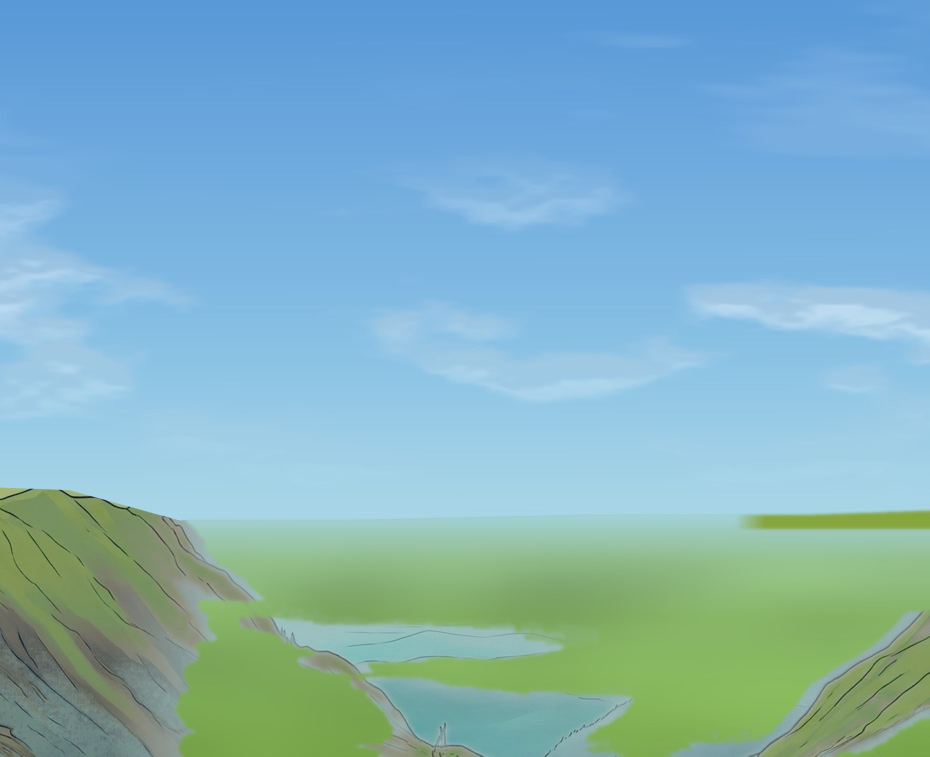
#> input picture assets/backdrops/transfagarasan-pano-000.jpg, 1860 x 1513 px (shown at 1/2 size)
$ python transfagarasan-ladder.py ../../assets/backdrops/transfagarasan-pano-060.jpg ../../assets/backdrops/transfagarasan-pano-000.jpg ../../assets/backdrops/transfagarasan-pano-000.jpg
#> lines starting #> are read from the running program, lines starting #| are printed output that depends on the picture; after the words box and inside, x2 and y2 are one past the last pixel; in counts of white or black regions, pixels touching at a corner belong together
#!/usr/bin/env python3
"""The hairpin ladder of the DN7C on the green wall under Netedu, the thing the road is famous for. Local, no network.
python3 -I tools/panoramas/transfagarasan-ladder.py green <carpazi.jpg> <carpazi-green.jpg>   before compose: the dry ochre of that painting to the summer green of the place
python3 -I tools/panoramas/transfagarasan-ladder.py paint <transfagarasan-pano-060.jpg>      after compose, on the tile in place: run it again each time the panorama is composed
python3 -I tools/panoramas/transfagarasan-ladder.py plain <transfagarasan-pano-000.jpg>       after compose, on the tiles 300, 000 and 060, before paint: the plain in the V

The road runs north east from the lake on that wall (tools/panoramas/transfagarasan-road.json), so the ladder stands at its true side of the compass, bearing 52 to 73, and every part of the lap heading that way sees it."""
import sys
import numpy as np, cv2

def read(p): return cv2.imdecode(np.fromfile(p, np.uint8), cv2.IMREAD_COLOR)
#> returned value is the input picture: shape (1513, 1860, 3); mean B, G, R 191.2, 178.6, 130
def write(p, im, q=88): cv2.imencode('.jpg', im, [cv2.IMWRITE_JPEG_QUALITY, q])[1].tofile(p); print(p, im.shape[1], im.shape[0])
def hexbgr(h): return tuple(int(h[i:i + 2], 16) for i in (5, 3, 1))

# the tile: bearing 29 at x 0, 30 px a degree; row 1031 is the horizon, linear in the tangent; over 18 deg the elevations are compressed, the ladder stays under
TILE0, PPD, HORIZON, PX_TAN = 29, 30, 1031.3, 1513 / 0.88
def X(b): return (b - TILE0) * PPD
def Y(el): return HORIZON - np.tan(np.radians(el)) * PX_TAN

# [35 lines left out: functions green, plain, not called in this run]

def rung_path():
    # rungs as (bearing, elevation) of both ends, top to bottom; they open up toward the foot, as a stack seen from below does
    els = [11.3, 9.7, 7.9, 6.0, 4.0, 1.8]
    left = [60.0, 57.6, 55.0, 53.0, 51.0, 49.0]
    right = [71.0, 71.6, 72.0, 72.0, 71.6, 71.0]
    pts = []
    n = len(els)
    for i in range(n):
        a, b = (left[i], right[i]) if i % 2 == 0 else (right[i], left[i])
        pts.append((a, els[i], b, els[i] - 0.45))
    return pts, els

def stroke(pts_px, w, col, im, off=0):
    p = np.round((pts_px + [0, off]) * 8).astype(np.int32).reshape(-1, 1, 2)
    cv2.polylines(im, [p], False, col, int(round(w)), cv2.LINE_AA, 3)

def paint(path):
    im = read(path).astype(np.float32); H, Wd = im.shape[:2]
    rungs, els = rung_path()
    # the road, one line: each rung a gentle sag, joined to the next by a hairpin that bulges past both ends
    road, width = [], []
    N = len(rungs)
    for i, (b0, e0, b1, e1) in enumerate(rungs):
        k = 1 + i / (N - 1) * 0.9  # thicker toward the foot
        t = np.linspace(0, 1, 60)
        xx = X(b0) + (X(b1) - X(b0)) * t
        yy = Y(e0) + (Y(e1) - Y(e0)) * t + 7 * k * np.sin(t * np.pi) * ((i % 2) * 2 - 1) * 0.6
        road += list(zip(xx, yy)); width += [k] * 60
        if i < N - 1:
            nb, ne = rungs[i + 1][0], rungs[i + 1][1]
            x0, y0, y1 = X(b1), Y(e1), Y(ne)
            r = (y1 - y0) / 2; cy = (y0 + y1) / 2; sd = 1 if b1 > b0 else -1
            x1 = X(nb)
            for a in np.linspace(-np.pi / 2, np.pi / 2, 26):
                f = (a + np.pi / 2) / np.pi
                road.append((x0 * (1 - f) + x1 * f + sd * r * 1.05 * np.cos(a), cy + r * np.sin(a)))
                width.append(k + 0.9 / (N - 1) * f)
    road = np.array(road, np.float32); width = np.array(width, np.float32)
    # the top of the road goes on up the wall toward the ridge and the tunnel; its foot runs out under the frame
    top = np.array([[X(63.5), Y(13.0)], [X(62.6), Y(12.4)], [X(61.2), Y(11.8)]], np.float32)
    bx0, by0 = road[-1]; d = np.sign(road[-1, 0] - road[-30, 0])
    foot = np.array([[bx0 + d * 40, by0 + 14], [bx0 + d * 110, by0 + 60], [bx0 + d * 180, by0 + 130]], np.float32)
    road = np.vstack([top, road, foot]); width = np.concatenate([[1, 1, 1], width, [width[-1]] * 3])

    # the wall: flat clean green under the stack, its streaks and pen lines melted away, edges soft
    x0, x1, y0, y1 = int(X(45)), int(X(75.5)), int(Y(14)), int(Y(-2.5))
    y0 = max(y0, 0); y1 = min(y1, H)
    d = np.full((H, Wd), 255, np.uint8)
    cv2.polylines(d, [np.round(road).astype(np.int32).reshape(-1, 1, 2)], False, 0, 3)
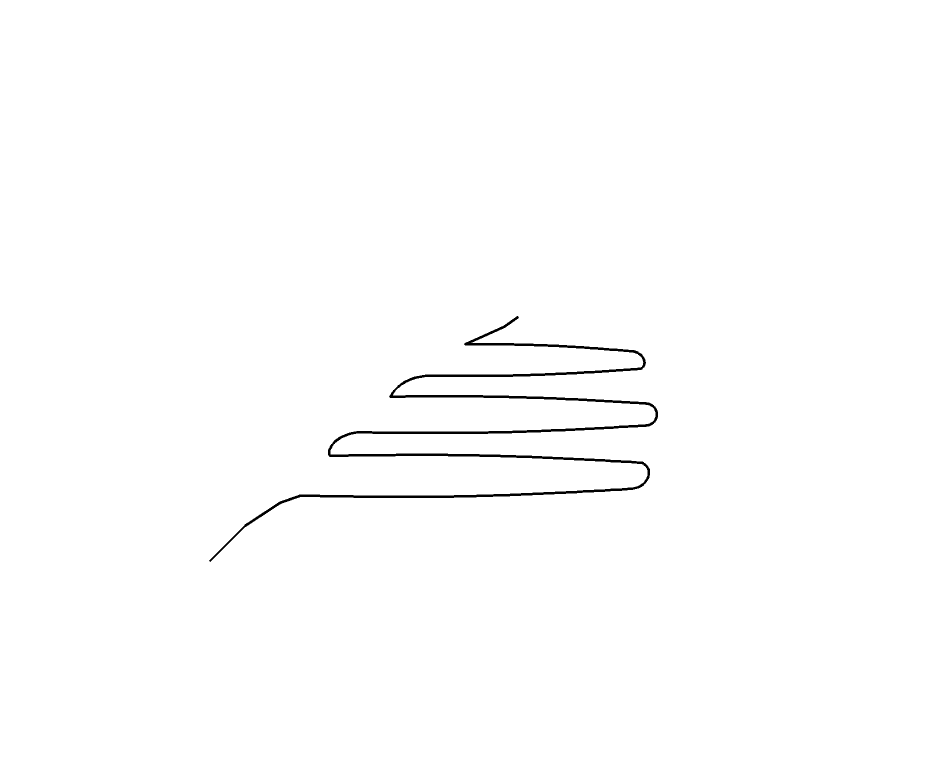
#> d: shape (1513, 1860) (shown at 1/2 size); 99.3% white; 1 black region, box (x1, y1, x2, y2) and area: (418, 632, 1316, 1124) 19020
    dist = cv2.distanceTransform(d, cv2.DIST_L2, 3)
    calm = np.clip((95 - dist) / 60, 0, 1)
    # never over the sky or the hero's rock: only what is already land and warm or green
    Lb = cv2.cvtColor(im.astype(np.uint8), cv2.COLOR_BGR2LAB).astype(np.float32)
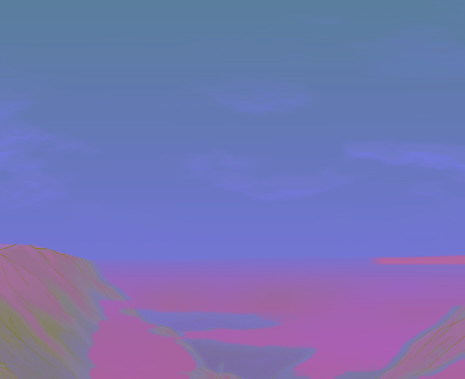
#> Lb: shape (1513, 1860, 3) float32 (shown at 1/4 size); mean B, G, R 177.9, 115.2, 116.6
    blue = Lb[..., 2] < 128 + 6
#> blue: shape (1513, 1860) bool; 76.1% white; 36 black regions (25 under 20 px), largest, box (x1, y1, x2, y2) and area: (0, 975, 1860, 1513) 656066, (1479, 1020, 1860, 1063) 13695, (0, 1466, 64, 1513) 1111
    land = cv2.GaussianBlur((~blue).astype(np.float32), (0, 0), 4)
    land = np.clip((land - 0.75) / 0.2, 0, 1)
    calm = cv2.GaussianBlur(calm, (0, 0), 14) * land
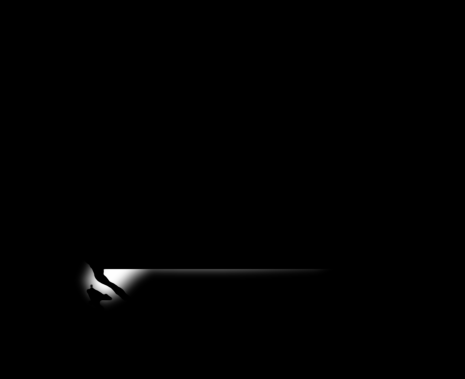
#> calm: shape (1513, 1860) float32 (shown at 1/4 size); min 0, max 0.999, mean 0.00489
    med = cv2.medianBlur(im.astype(np.uint8), 41).astype(np.float32)
    med = cv2.GaussianBlur(med, (0, 0), 16)
    grn = np.array(hexbgr('#86a53e'), np.float32)
    flat = med * 0.55 + grn * 0.45
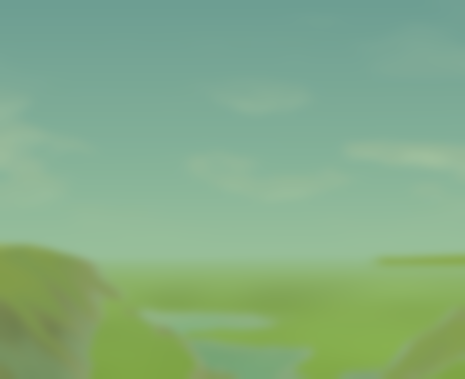
#> flat: shape (1513, 1860, 3) float32 (shown at 1/4 size); mean B, G, R 135.4, 172.4, 130.3
    im = im * (1 - calm[..., None]) + flat * calm[..., None]

    # the stack, in layers: soft shadow on the slope, the pale retaining wall, the road, a thin pen as in the painting
    def layer(col, wf, off, blur=0, alpha=1.0):
#> called with col = (34, 90, 62), off = 7, blur = 5, alpha = 0.5
        m = np.zeros((H, Wd), np.uint8)
        for i in range(0, len(road) - 1, 6):
            k = float(width[i]); stroke(road[i:i + 7], wf(k), 255, m, off * k)
        f = m.astype(np.float32) / 255
        if blur: f = cv2.GaussianBlur(f, (0, 0), blur)
        return im * (1 - f[..., None] * alpha) + np.array(col, np.float32) * f[..., None] * alpha
    im = layer(hexbgr('#3e5a22'), lambda k: 15 * k, 7, blur=5, alpha=0.5)
    im = layer(hexbgr('#8d8772'), lambda k: 12 * k, 4.5)
    im = layer(hexbgr('#2c2f2a'), lambda k: 12.5 * k, 0, alpha=0.65)
    im = layer(hexbgr('#f1ecdb'), lambda k: 10 * k, 0)
#> call 4 of layer, with col = (219, 236, 241), off = 0, blur = 0, alpha = 1
#> in layer (call 4), `return im * (1 - f[..., None] * alpha) + np.array(col, np.float32) * f..`:
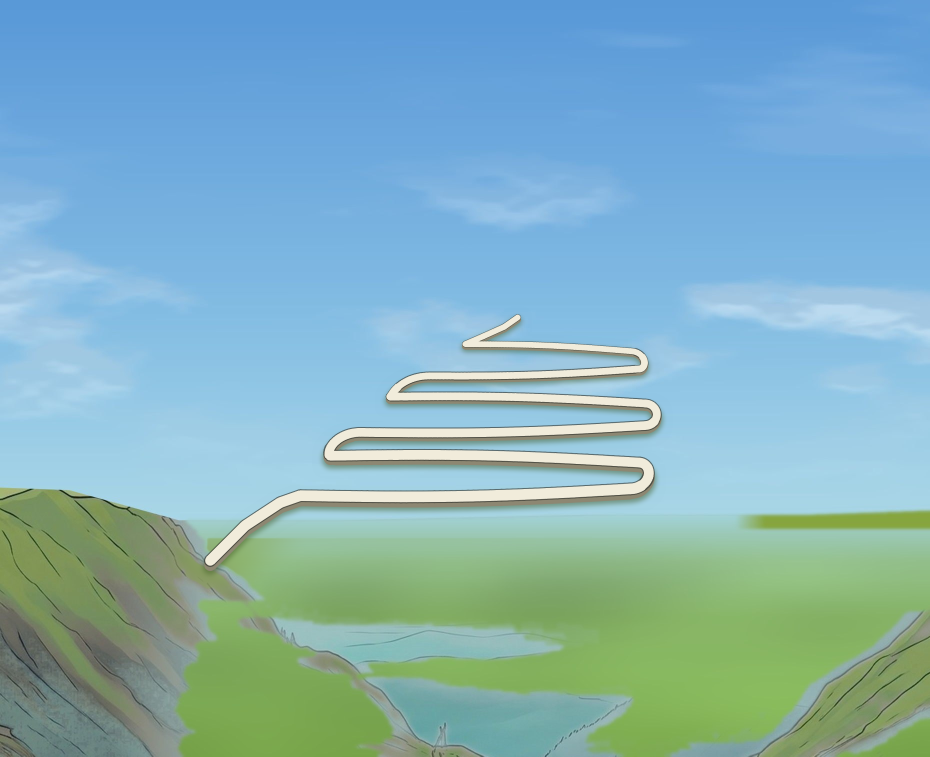
#> returned value: shape (1513, 1860, 3) float32 (shown at 1/2 size); mean of channels 0, 1, 2 187.6, 177, 130.6; drawn as B, G, R
    write(path, np.clip(im, 0, 255).astype(np.uint8))
#| ../../assets/backdrops/transfagarasan-pano-000.jpg 1860 1513

if sys.argv[1] == 'green': green(sys.argv[2], sys.argv[3])
elif sys.argv[1] == 'plain': plain(sys.argv[2])
else: paint(sys.argv[2])

$ run again, with assets/backdrops/transfagarasan-pano-120.jpg copied over assets/backdrops/transfagarasan-pano-000.jpg
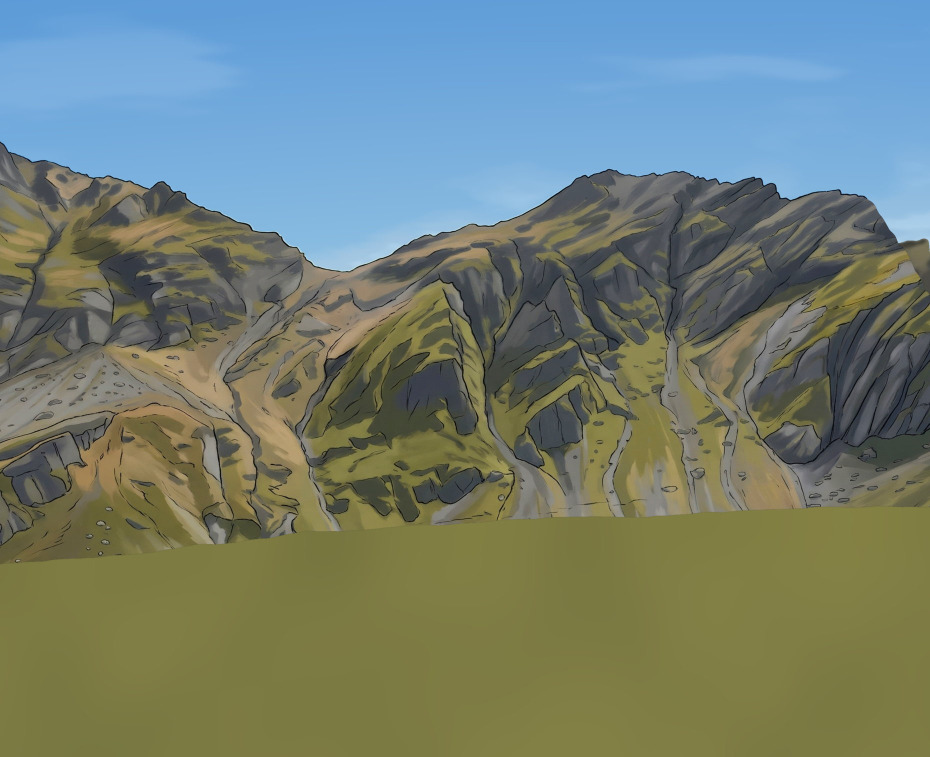
#> input picture assets/backdrops/transfagarasan-pano-120.jpg, 1860 x 1513 px (shown at 1/2 size)
#> in read, returned value is the input picture: shape (1513, 1860, 3); mean B, G, R 115.1, 127, 114.2
#> d: shape (1513, 1860); 99.3% white; 1 black region, box (x1, y1, x2, y2) and area: (418, 632, 1316, 1124) 19020
#> in paint, `blue = Lb[..., 2] < 128 + 6`:
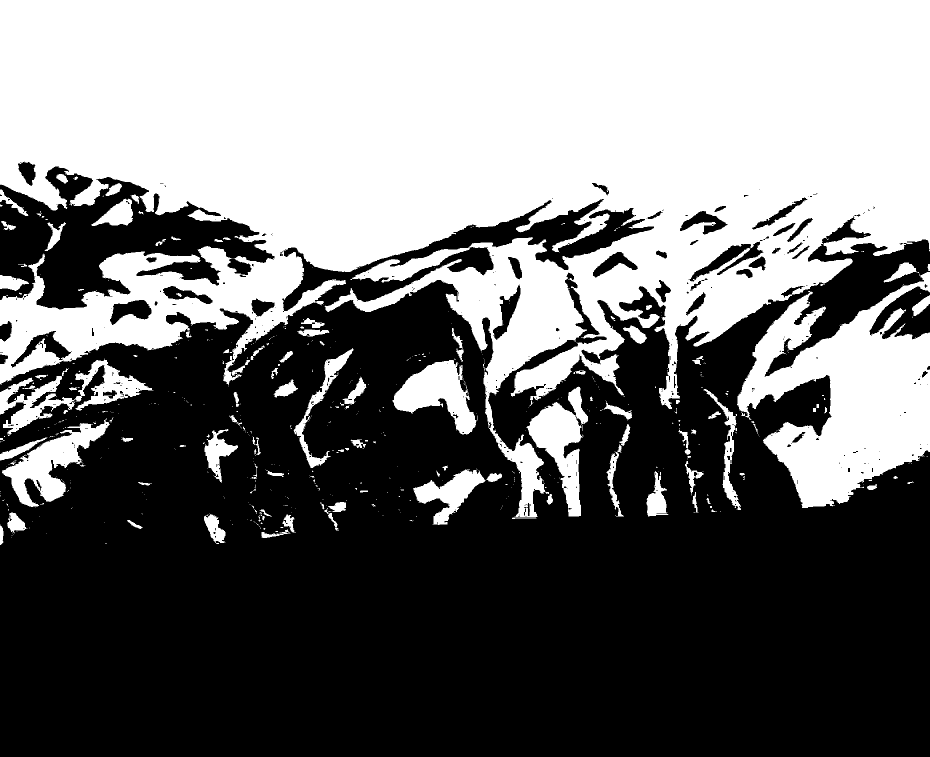
#> blue: shape (1513, 1860) bool (shown at 1/2 size); 44.7% white; 652 white regions (532 under 20 px), largest, box (x1, y1, x2, y2) and area: (0, 0, 1860, 1034) 1064358, (1474, 544, 1860, 1016) 96230, (1053, 773, 1176, 1033) 13109
#> in layer (call 4), `return im * (1 - f[..., None] * alpha) + np.array(col, np.float32) * f..`:
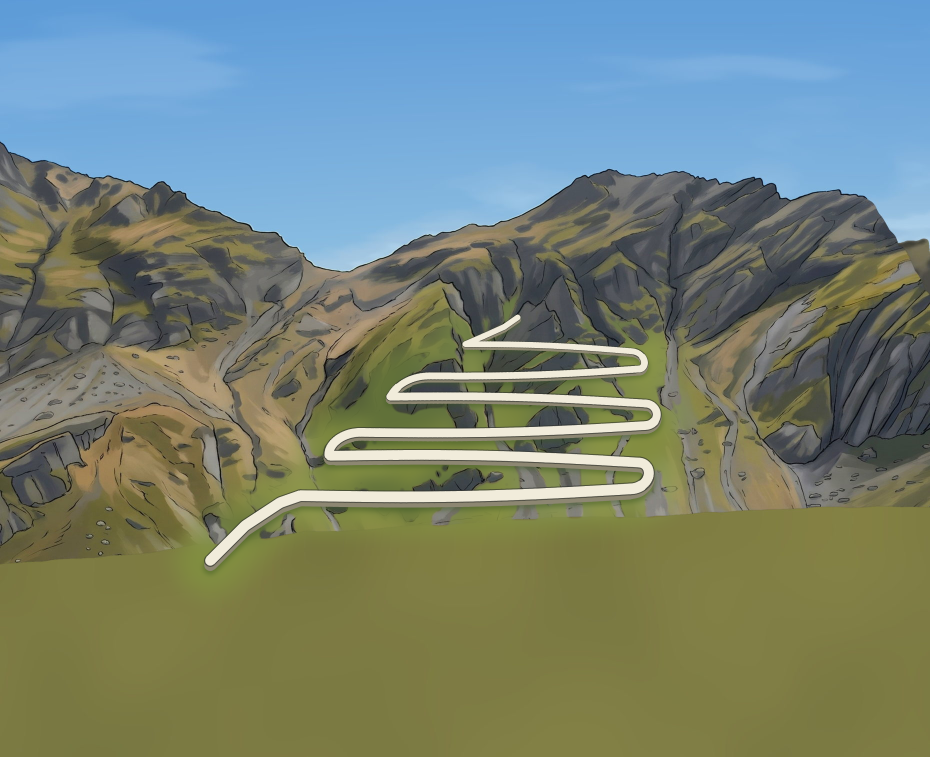
#> returned value: shape (1513, 1860, 3) float32 (shown at 1/2 size); mean of channels 0, 1, 2 117.9, 132.5, 118.3; drawn as B, G, R
#| ../../assets/backdrops/transfagarasan-pano-000.jpg 1860 1513
